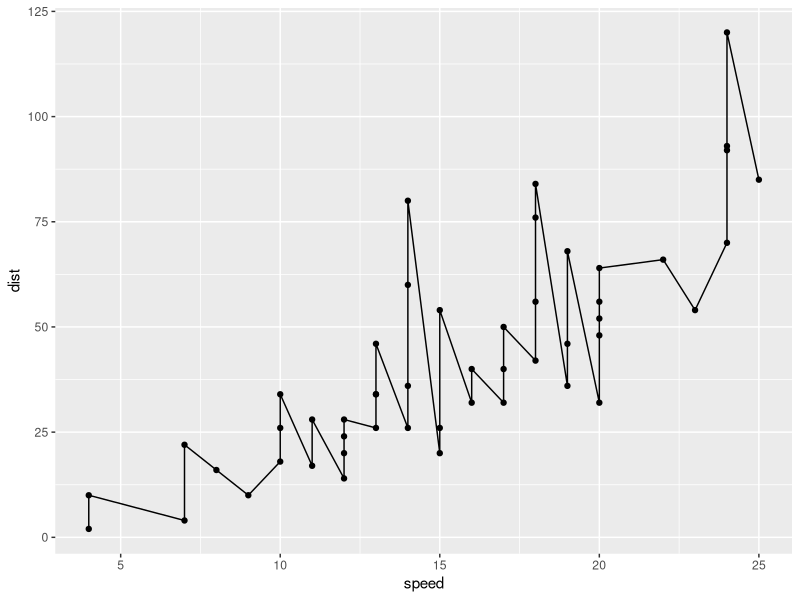
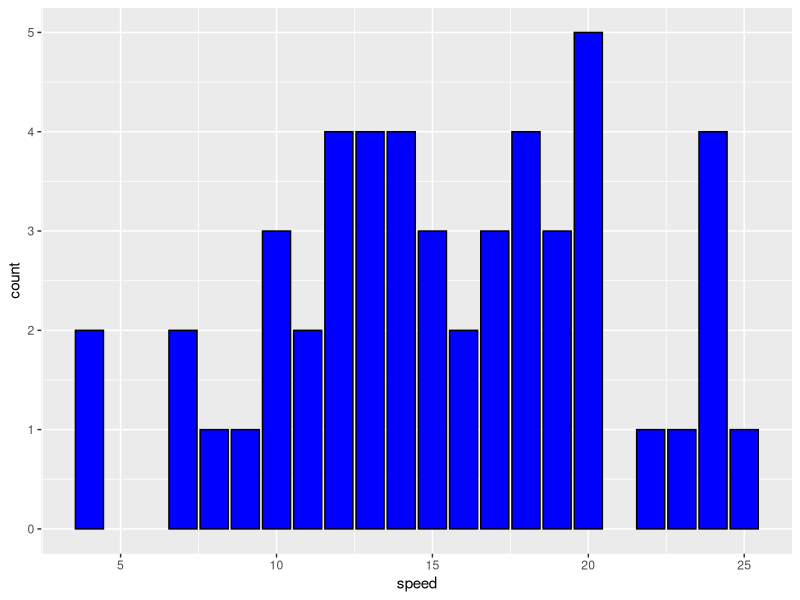
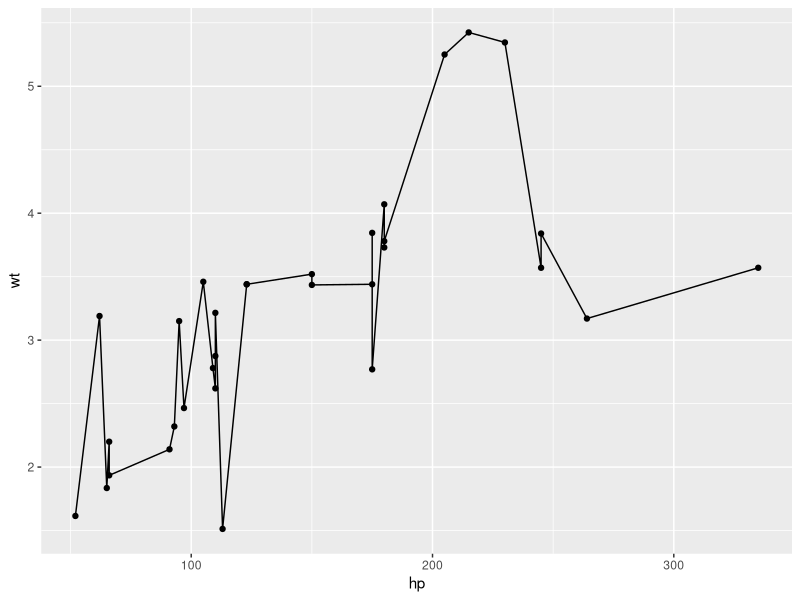
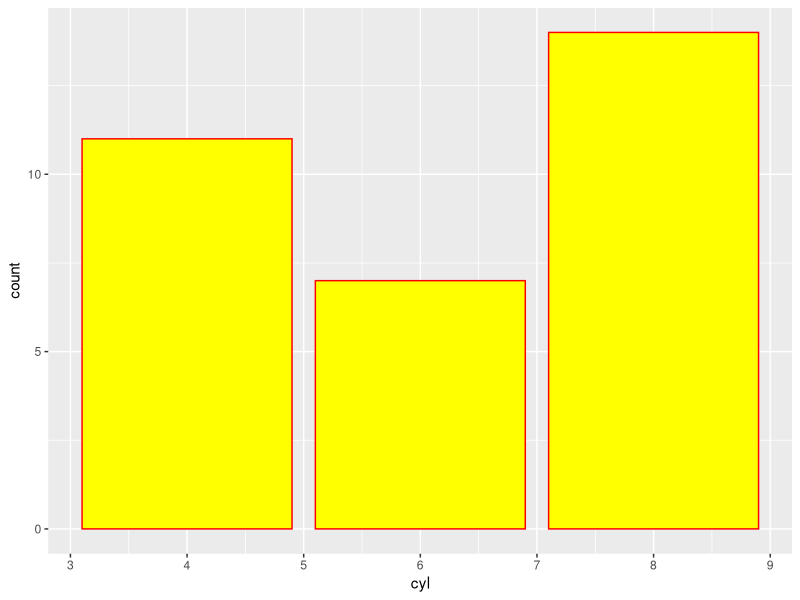

The R script that drew these images, in order:
## ---- chunk 1
#cars

library(ggplot2)

ggplot(data = cars, aes(x = speed, y = dist)) + geom_point() + geom_line()

ggplot(data = cars, aes(x = speed)) +  geom_bar(fill = "blue", colour = "black")

## ---- chunk 2
# mtcars

library(ggplot2)

ggplot(data = mtcars, aes(x = hp, y = wt)) + geom_point() + geom_line()

ggplot(data = mtcars, aes(x = cyl)) +  geom_bar(fill = "yellow", colour = "red")

